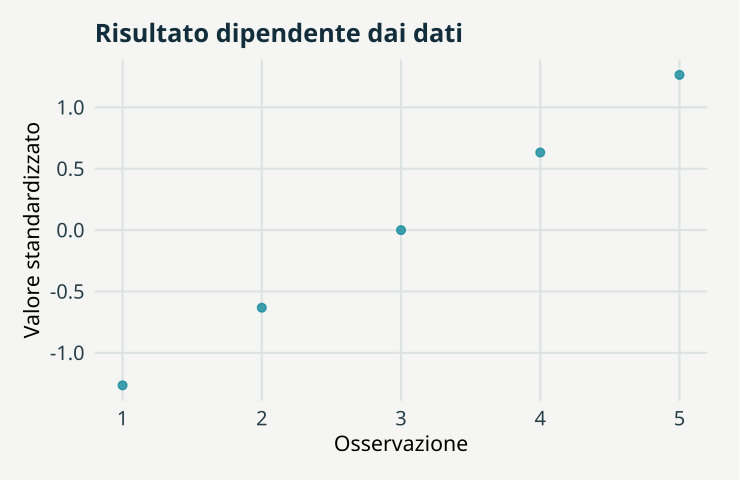

Write the R code that produced this figure.
# GeoStat Lab — funzioni comuni. R >= 4.3; ggplot2 >= 3.4; jsonlite.
suppressPackageStartupMessages(library(ggplot2))
col_geo <- c('#168B9C','#BC5B35','#7054A4','#A17B19','#227864','#64748B')
theme_set(theme_minimal(base_size=17, base_family='sans') + theme(
  plot.background=element_rect(fill='#F5F6F3',colour=NA),
  panel.background=element_rect(fill='#F5F6F3',colour=NA),
  panel.grid.minor=element_blank(),panel.grid.major=element_line(colour='#DCE3E2'),
  plot.title=element_text(size=19,face='bold',colour='#122D3B'),
  plot.subtitle=element_text(size=13,colour='#405560',margin=margin(b=12)),
  axis.text=element_text(size=15,colour='#273E4A'),axis.title=element_text(size=16),
  legend.position='bottom',legend.title=element_blank(),legend.text=element_text(size=14),
  strip.text=element_text(size=15,face='bold'),plot.margin=margin(18,24,18,18)))
metric <- function(...) data.frame(grandezza=names(c(...)),valore=as.character(c(...)),check.names=FALSE)
f <- function(x,d=3) {out<-formatC(x,digits=d,format='fg');out[!is.finite(x)]<-'Non definito';out}
line_plot <- function(d,x='x',y='y',title='',xl=x,yl=y,group=NULL) {
 p<-ggplot(d,aes(x=.data[[x]],y=.data[[y]]))
 if(is.null(group)) p<-p+geom_line(colour=col_geo[1],linewidth=1.05) else p<-p+aes(colour=.data[[group]],group=.data[[group]])+geom_line(linewidth=1)+scale_colour_manual(values=col_geo)
 p+labs(title=title,x=xl,y=yl)
}
point_plot <- function(d,x='x',y='y',title='',xl=x,yl=y,group=NULL) {
 p<-ggplot(d,aes(x=.data[[x]],y=.data[[y]]))
 if(is.null(group))p<-p+geom_point(colour=col_geo[1],size=2.5,alpha=.8) else p<-p+aes(colour=.data[[group]])+geom_point(size=2.7,alpha=.85)+scale_colour_manual(values=col_geo)
 p+labs(title=title,x=xl,y=yl)
}
hist_plot<-function(x,title='',xl='Valore',bins=20)ggplot(data.frame(x=x),aes(x))+geom_histogram(bins=bins,fill=col_geo[1],colour='#F5F6F3')+labs(title=title,x=xl,y='Frequenza')
bar_plot<-function(d,x='gruppo',y='valore',title='',yl='Valore')ggplot(d,aes(x=.data[[x]],y=.data[[y]],fill=.data[[x]]))+geom_col(width=.65)+scale_fill_manual(values=rep(col_geo,length.out=length(unique(d[[x]])) ))+guides(fill='none')+labs(title=title,x=NULL,y=yl)
map_plot<-function(d,z='z',title='',xl='Est [km]',yl='Nord [km]')ggplot(d,aes(x,y,fill=.data[[z]]))+geom_raster()+coord_equal()+scale_fill_gradientn(colours=c('#153F56','#298C9C','#B8CDB2','#F1D889','#AD542F'))+labs(title=title,x=xl,y=yl)
acf_data<-function(x,lag=20){a<-acf(x,lag.max=min(lag,length(x)-1),plot=FALSE);data.frame(x=as.vector(a$lag)[-1],y=as.vector(a$acf)[-1])}
# AR(1), distribuzione marginale stazionaria N(0, 1).
ar_series<-function(n,rho){x<-numeric(n);x[1]<-rnorm(1);for(i in 2:n)x[i]<-rho*x[i-1]+sqrt(1-rho^2)*rnorm(1);x}
# Distanze euclidee in unità metriche già dichiarate; nessuna conversione implicita di CRS.
dist_cross<-function(a,b)sqrt(outer(a[,1],b[,1],'-')^2+outer(a[,2],b[,2],'-')^2)
# Predittore IDW: i punti coincidenti ricevono esattamente il valore osservato.
idw<-function(xy,z,new,power=2){dd<-dist_cross(new,xy);apply(dd,1,function(d)if(any(d<1e-10))mean(z[d<1e-10])else weighted.mean(z,d^(-power)))}
# CART didattico binario: divisioni assiali che minimizzano l'impurità di Gini.
cart_fit<-function(x,y,depth=2,minleaf=4){
 node<-list(p=mean(y),n=length(y));if(depth<1||length(unique(y))<2||length(y)<2*minleaf)return(node)
 best<-Inf
 for(j in seq_len(ncol(x))){v<-sort(unique(x[,j])); if(length(v)<2)next
  for(cut in (head(v,-1)+tail(v,-1))/2){left<-x[,j]<=cut;nl<-sum(left);nr<-sum(!left);if(min(nl,nr)<minleaf)next
   score<-nl*mean(y[left])*(1-mean(y[left]))+nr*mean(y[!left])*(1-mean(y[!left]))
   if(score<best){best<-score;node$j<-j;node$cut<-cut;split<-left}
  }
 }
 if(is.finite(best)){node$left<-cart_fit(x[split,,drop=FALSE],y[split],depth-1,minleaf);node$right<-cart_fit(x[!split,,drop=FALSE],y[!split],depth-1,minleaf)};node
}
cart_predict<-function(tree,x)apply(x,1,function(row){t<-tree;while(!is.null(t$j))t<-if(row[t$j]<=t$cut)t$left else t$right;t$p})

p <- list(value = 12, seed = 17)
set.seed(p$seed)
x <- c(4, 6, 8, 10, p$value)

z <- (x - mean(x))/sd(x)

data <- data.frame(indice = 1:5, grezzo = x, standardizzato = z)

plots <- list(point_plot(data, "indice", "standardizzato", "Risultato dipendente dai dati", 
    "Osservazione", "Valore standardizzato"))

metrics <- metric(`Media di ingresso` = f(mean(x)), `SD di ingresso` = f(sd(x)), `Media standardizzata` = f(mean(z)), 
    `Somma quadratica standardizzata` = f(sum(z^2)))
print(metrics,row.names=FALSE)
ggplot2::ggsave('m15-dipendenze-A.svg',plots[[1]],device=svglite::svglite,width=7.7,height=5.0,bg='#F8F6F1')
